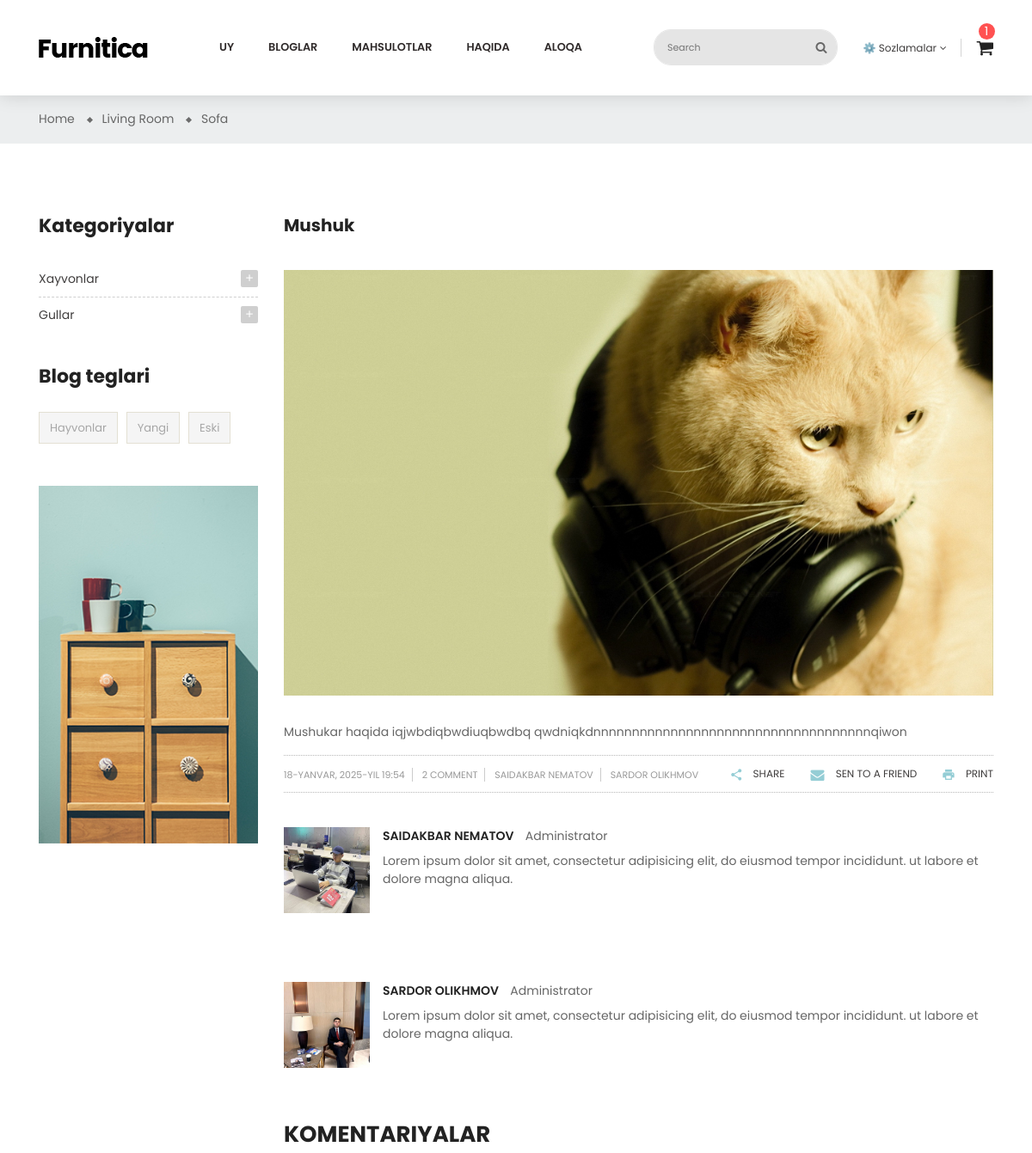
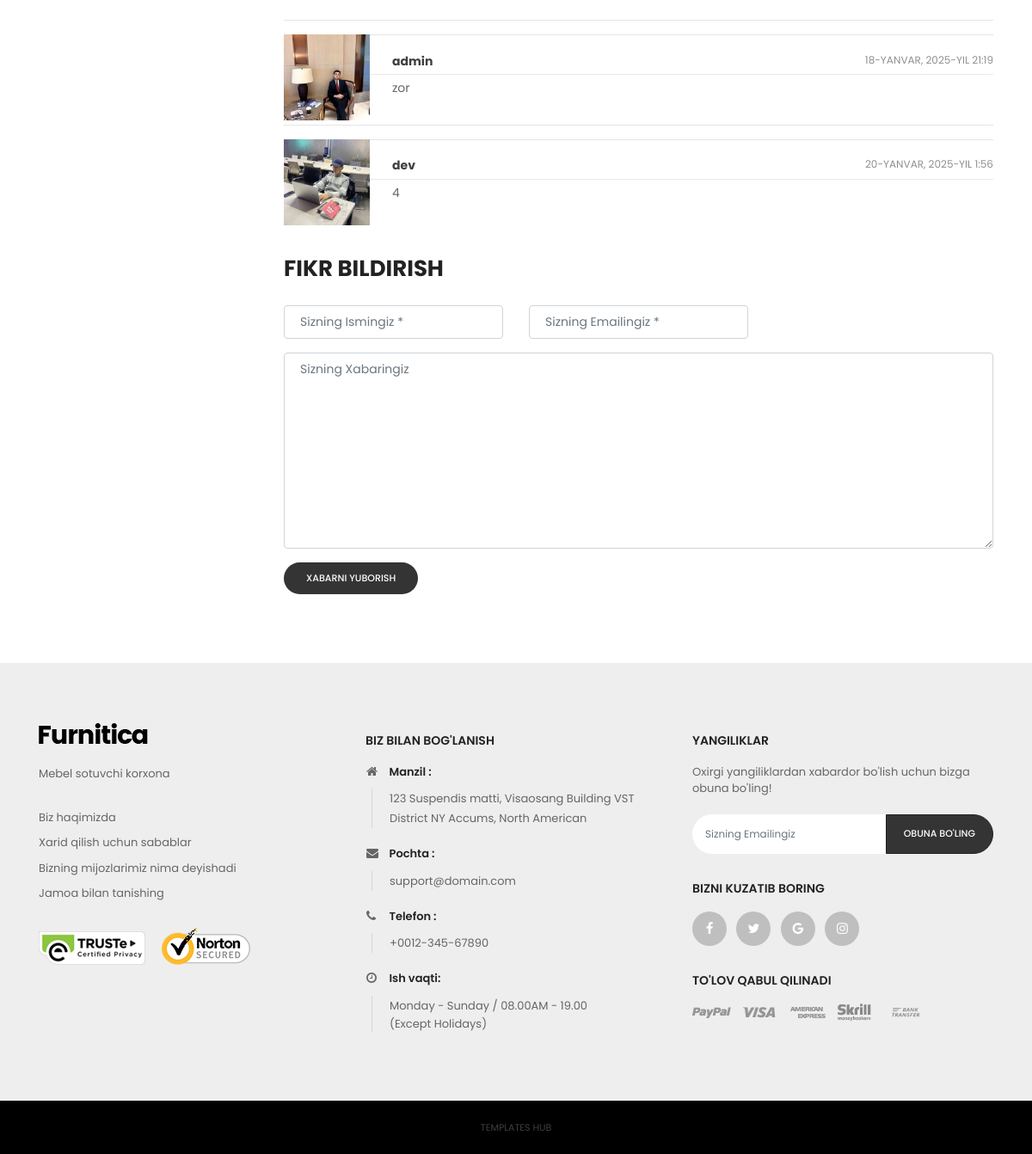
Screenshot of /uz/blogs/blog/1/ with the database file from the repository (2 pictures, top to bottom).
### blogs/models.py (models this page shows, shortened)
class BlogCategoryModel(BaseModel):
    title = models.CharField(max_length=128, verbose_name=_('title'))
    parent = models.ForeignKey(
        'self', on_delete=models.PROTECT,
        null=True, blank=True,
        related_name='children',
        verbose_name=_('parent')
    )
    def __str__(self):
        return self.title
    class Meta:
        verbose_name = _('blog category')
        verbose_name_plural = _('blog categories')

class BlogTagModel(BaseModel):
    title = models.CharField(max_length=128, verbose_name=_('title'))
    class Meta:
        verbose_name = _('blog tag')
        verbose_name_plural = _('blog tags')

class BlogModel(BaseModel):
    image = models.ImageField(upload_to='blogs', verbose_name=_('image'))
    title = models.CharField(max_length=128, verbose_name=_('title'))
    description = models.TextField(verbose_name=_('description'))
    authors = models.ManyToManyField(
        BlogAuthorModel,
        related_name='blogs',
        verbose_name=_('authors')
    )
    categories = models.ManyToManyField(
        BlogCategoryModel,
        related_name='blogs',
        verbose_name=_('categories')
    )
    tags = models.ManyToManyField(
        BlogTagModel,
        related_name='tags',
        verbose_name=_('tags')
    )
    class Meta:
        verbose_name = _('blog')
        verbose_name_plural = _('blogs')

class BlogAuthorModel(BaseModel):
    first_name = models.CharField(max_length=128, verbose_name=_('first_name'))
    last_name = models.CharField(max_length=128, verbose_name=_('last_name'))
    avatar = models.ImageField(upload_to='blogs/authors/', verbose_name=_('avatar'))
    class Meta:
        verbose_name = _('blog author')
        verbose_name_plural = _('blog authors')

class BlogCommentModel(BaseModel):
    comment = models.CharField(max_length=128, verbose_name=_('comment'))
    user = models.ForeignKey(
        UserModel,
        on_delete=models.CASCADE,
        related_name='blog_comments',
        verbose_name=_('user')
    )
    blog = models.ForeignKey(
        BlogModel,
        on_delete=models.CASCADE,
        related_name='comments',
        verbose_name=_('blog')
    )
    class Meta:
        verbose_name = _('blog comment')
        verbose_name_plural = _('blog comments')

### users/models.py (models this page shows)
class CustomUserModel(AbstractUser):
    email = models.EmailField(unique=True)
    image = models.ImageField(blank=True, upload_to="users")

### blogs/views.py (the view, shortened to what this page needs)
# urls.py: path('blog/<int:pk>/',views.BlogDetailView.as_view(),name='blog_detail'),
class BlogDetailView(DetailView):
    model = models.BlogModel
    template_name = "blogs/blog_detail.html"
    context_object_name = "blog"
    def get_context_data(self, **kwargs):
        context = super().get_context_data(**kwargs)
        context['all_blogs'] = models.BlogModel.objects.all()
        context['categories'] = models.BlogCategoryModel.objects.all()
        context['tags'] = models.BlogTagModel.objects.all()
        context['comments'] = models.BlogCommentModel.objects.filter(blog=self.object)
        return context

### templates/blogs/blog_detail.html (shortened to what this page needs)
{% extends 'layouts/base.html' %}
{% load static %}
{% load i18n %}
{% block body %} id="blog-detail" class="blog" {% endblock %}
{% block content %}
<div class="main-content">
    <div id="wrapper-site">
        <div id="content-wrapper">
            <div id="main">
                <div class="page-home">
                    <nav class="breadcrumb-bg">
                        <div class="container no-index">
                            <div class="breadcrumb">
                                <ol>
                                    <li>
                                        <a href="#">
                                            <span>Home</span>
                                        </a>
                                    </li>
                                    <li>
                                        <a href="#">
                                            <span>Living Room</span>
                                        </a>
                                    </li>
                                    <li>
                                        <a href="#">
                                            <span>Sofa</span>
                                        </a>
                                    </li>
                                </ol>
                            </div>
                        </div>
                    </nav>
                    <div class="container">
                        <div class="content">
                            <div class="row">
                                <div class="sidebar-3 sidebar-collection col-lg-3 col-md-3 col-sm-4">
                                    <div class="sidebar-block">
                                        <div class="title-block">{% trans 'Categories' %}</div>
                                        <div class="block-content">
                                            {% for category in categories %}
                                                {% if category.parent %}
                                                {% else %}
                                                    <div class="cateTitle hasSubCategory open level1">
                                                        <span class="arrow collapse-icons collapsed" data-toggle="collapse" data-target="#{{ category.id }}" aria-expanded="false" role="status">
                                                            <i class="zmdi zmdi-plus"></i>
                                                        </span>
                                                        <a class="cateItem" href="{% url 'blogs:blog_detail' pk=blog.id %}">{{ category.title }}</a>
                                                    </div>
                                                {% endif %}
                                            {% endfor %}
                                        </div>
                                    </div>
                                    <div class="sidebar-block product-tags">
                                        <div class="title-block">
                                            {% trans 'Blog Tags' %}
                                        </div>
                                        <div class="block-content">
                                            <ul class="listSidebarBlog list-unstyled">
                                                {% for tag in tags %}
                                                    <li>
                                                        <a href="#" title="{{ tag.title }}">{{ tag.title }}</a>
                                                    </li>
                                                {% endfor %}
                                            </ul>
                                        </div>
                                    </div>
                                    <div class="sidebar-block group-image-special">
                                        <div class="effect">
                                            <a href="#">
                                                <img class="img-fluid" src="{% static 'img/blog/advertising.jpg' %}" alt="banner-2" title="banner-2">
                                            </a>
                                        </div>
                                    </div>
                                </div>
                                <div class="col-sm-8 col-lg-9 col-md-9 flex-xs-first main-blogs">
                                    <h3>{{ blog.title }}</h3>
                                    <div class="hover-after">
                                        <img src="{{ blog.image.url }}" alt="img" class="img-fluid">
                                    </div>
                                    <div class="late-item">
                                        <p>
                                            {{ blog.description }}
                                        <div class="border-detail">
                                            <p class="post-info float-left">
                                                <span>{{ blog.created_at }}</span>
                                                <span>{{ blog.comments.count }} comment</span>
                                                {% for b_a in blog.authors.all %}
                                                    <span>{{ b_a.first_name }} {{ b_a.last_name }}</span>
                                                {% endfor %}
                                            </p>
                                            <div class="btn-group">
                                                <a href="#">
                                                    <i class="zmdi zmdi-share"></i>
                                                    <span>Share</span>
                                                </a>
                                                <a href="#" class="email">
                                                    <i class="fa fa-envelope" aria-hidden="true"></i>
                                                    <span>SEN TO A FRIEND</span>
                                                </a>
                                                <a href="#" class="print">
                                                    <i class="zmdi zmdi-print"></i>
                                                    <span>Print</span>
                                                </a>
                                            </div>
                                        </div>
                                    </div>
                                    {% for b_a in blog.authors.all %}
                                        <div class="admin">
                                                <img src="{{ b_a.avatar.url }}" alt="img" class="float-left right" width="100px">
                                                <div class="info">
                                                    <p>
                                                        <a href="#">
                                                            <span class="content-title">
                                                                {{ b_a.first_name }} {{ b_a.last_name }}
                                                            </span>
                                                        </a>
                                                        <span>Administrator</span>
                                                    </p>
                                                    <p class="descript">
                                                        Lorem ipsum dolor sit amet, consectetur adipisicing elit, do eiusmod tempor incididunt. ut labore et dolore magna aliqua.
                                                    </p>
                                                </div>
                                        </div>
                                    {% endfor %}
                                    <h2 class="title-block">{% trans 'Comments' %}</h2>
                                    {% for comment in comments %}
                                        <div class="reply late-item">
                                            <hr>
                                                <div class="blog-comment" id="blog-comment">
                                                    <img src="{{ comment.user.image.url }}"  width="100px" alt="img" class="float-left right">
                                                    <hr>
                                                </div>
                                                <div class="comment-content">
                                                    <p class="user-title">
                                                        <a href="#">{{ comment.user }}</a>
                                                        <span class="time">{{ comment.created_at }}
                                                        </span>
                                                    </p>
                                                    <p class="content-comment">
                                                        {{ comment.comment }}
                                                    </p>
                                                </div>
                                        </div>
                                    {% endfor %}
                                    <div class="submit-comment" id="respond">
                                        <h2 class="title-block">{% trans 'Submit comment' %}</h2>
                                        <div id="commentInput">
                                            <form action="{% url 'blogs:blog_detail' pk=blog.id %}" method="post" id="commentform">
                                                <div class="row">
                                                    <div class="form-group col col-sm-12 col-md-4 ">
                                                        <input type="text" class="inputName form-control" name="name" placeholder="{% trans 'Your Name *' %}">
                                                    </div>
                                                    <div class="form-group col col-sm-12  col-md-4">
                                                        <input type="text" class="inputMail form-control" name="email" placeholder="{% trans 'Your E-mail *' %}">
                                                    </div>
                                                </div>
                                                <div class="row">
                                                    <div class="form-group col col-md-12">
                                                        <textarea tabindex="4" class="inputContent form-control grey" rows="10" name="comment" placeholder="{% trans 'Your Message' %}"></textarea>
                                                    </div>
                                                </div>
                                                <div class="submit">
                                                    <input type="submit" name="addComment" id="submitComment" class="btn btn-default" value="{% trans 'Send Message' %}">
                                                </div>
                                            </form>
                                        </div>
                                    </div>
                                </div>
                            </div>
                        </div>
                    </div>
                </div>
            </div>
        </div>
    </div>
</div>
{% endblock %}

### rows the page displays
BlogCategoryModel: title "Xayvonlar"
BlogCategoryModel: title "Gullar"
BlogTagModel: title "Hayvonlar"
BlogTagModel: title "Yangi"
BlogTagModel: title "Eski"
BlogModel: title "Mushuk", image (picture), description "Mushukar haqida iqjwbdiqbwdiuqbwdbq qwdniqkdnnnnnnnnnnnnnnnnnnnnnnnnnnnnnnnnnnnnqiwon", created_at "18-YANVAR, 2025-YIL 19:54", comments.count "2"
BlogAuthorModel: first_name "SAIDAKBAR", last_name "NEMATOV", avatar (picture)
BlogAuthorModel: first_name "SARDOR", last_name "OLIKHMOV", avatar (picture)
BlogCommentModel: user.image (picture), user "admin", created_at "18-YANVAR, 2025-YIL 21:19", comment "zor"
BlogCommentModel: user.image (picture), user "dev", created_at "20-YANVAR, 2025-YIL 1:56", comment "4"
